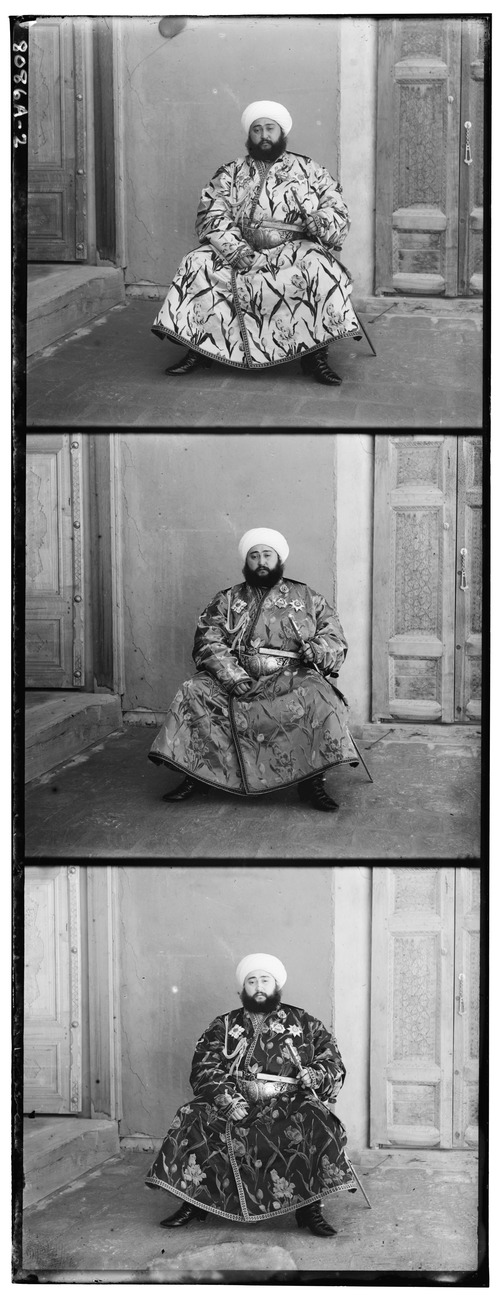
//> input picture assignment_imageAlignment/emir.jpg, 500 x 1300 px
$ ./main   (built with g++ and OpenCV 4)
//> lines starting //> are read from the running program, lines starting //| are printed output that depends on the picture
#include <iostream>
#include <string>
#include <vector>
#include <opencv2/opencv.hpp>

using namespace cv;

// https://github.com/richardjpurcell/featureAlignment/blob/master/featureAlignment/Source.cpp


/*
 *
Grading Rubric
1. Step 1: Read Image - No Marks

2. Step 2: Detect Features - 6 Marks

3. Step 3: Match Features - 6 Marks

4. Step 4: Calculate Homography - 12 Marks

5. Step 5: Warping Image - 6 Marks

6. Step 6: Merge Channels - No Marks
*/

int main() {
    std::cout << "Image alignment" << std::endl;

    //**************** STEP 1 ******************************************************************************************
    Mat img = imread("emir.jpg",IMREAD_GRAYSCALE);
//> img is the input picture: 1300 rows x 500 cols, CV_8UC1; min 0, max 255, mean 136.5
    // Find the width and height of the color image
    Size sz = img.size();
//> sz = Size(500, 1300)
    int height = sz.height / 3;
//> height = 433
    int width = sz.width;
//> width = 500

    std::cout << sz << std::endl;
//| [500 x 1300]

    // Extract the three channels from the gray scale image
    std::vector<Mat>channels;
    channels.push_back(img( Rect(0, 0,         width, height)));
    channels.push_back(img( Rect(0, height,    width, height)));
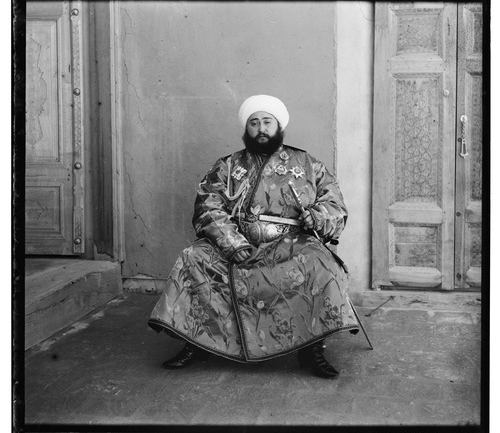
//> channels[1]: 433 rows x 500 cols, CV_8UC1; min 0, max 255, mean 124.6
    channels.push_back(img( Rect(0, 2*height,  width, height)));
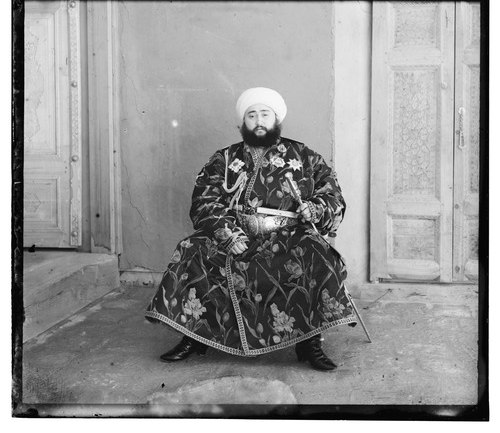
//> channels[2]: 433 rows x 500 cols, CV_8UC1; min 0, max 255, mean 149.5

    Mat blue = channels[0];
    Mat green = channels[1];
    Mat red = channels[2];

    imshow("original",img);
    imshow("blue", blue);
    imshow("green", green);
    imshow("red", red);

    waitKey(0);
    //**************** STEP 1 ******************************************************************************************

    //**************** STEP 2 ******************************************************************************************
    /*
    Step 2: Detect Features - 6 Marks
    We will align Blue and Red frame to the Green frame. Take a minute and think about a valid reason.

    If you align blue and red channels, it might not give very good results since they are visually very different.
    You may have to do a lot parameter tuning ( MAX_FEATURES, GOOD_MATCH_PERCENT, etc) to get them aligned.
    On the other hand, Blue and Green channels are reasonably similar. Thus, taking green as the base channel will produce best results.
    We detect ORB features in the 3 frames.
    Although we need only 4 features to compute the homography, typically hundreds of features are detected in the two images.
    We control the number of features using the parameter MAX_FEATURES in the C++ code.

    Set MAX_FEATURES and GOOD_MATCH_PERCENT ( You may need to play around with these parameters to get the desired result)
    */

    ///
    /// YOUR CODE HERE
    ///
    int MAX_FEATURES = 2000;


    // Detect ORB features and compute descriptors.
    // You need to find the keypoints and descriptors for each channel using ORB and store them in respective variables
    // e.g. keyPointsBlue and descriptorsBlue are the keypoints and descriptors for the blue channel

    ///
    /// YOUR CODE HERE
    ///
    Ptr<ORB> orb = ORB::create(MAX_FEATURES);

    // blue
    std::vector<KeyPoint> keypointsBlue;
    Mat descriptorsBlue;
    orb->detectAndCompute(blue,Mat(),keypointsBlue,descriptorsBlue);
//> keypointsBlue = 2000 keypoints; strongest (x, y, size): (216, 226, 31), (356, 325, 31), (208, 339, 31), (208, 286, 31)

    // green
    std::vector<KeyPoint> keypointsGreen;
    Mat descriptorsGreen;
    orb->detectAndCompute(green,Mat(),keypointsGreen,descriptorsGreen);
//> keypointsGreen = 1981 keypoints; strongest (x, y, size): (327, 243, 31), (337, 242, 31), (261, 217, 31), (329, 242, 31)

    // red
    std::vector<KeyPoint> keypointsRed;
    Mat descriptorsRed;
    orb->detectAndCompute(red,Mat(),keypointsRed,descriptorsRed);
//> keypointsRed = 1997 keypoints; strongest (x, y, size): (287, 165, 31), (342, 206, 31), (288, 162, 31), (241, 231, 31)

    //**************** STEP 2 ******************************************************************************************

    //**************** STEP 3 ******************************************************************************************
    /*
    Step 3: Match Features
    We find the matching features in the two images, sort them by goodness of match and keep only a small percentage of original matches.
    We finally display the good matches on the images and write the file to disk for visual inspection.
    We use the hamming distance as a measure of similarity between two feature descriptors.
    The matched features are shown in the figure below by drawing a line connecting them.
    Notice, we have many incorrect matches and thefore we will need to use a robust method to calculate homography in the next step.
    */
    Mat img2;
    drawKeypoints(blue, keypointsBlue, img2, Scalar(255,0,0), DrawMatchesFlags::DRAW_RICH_KEYPOINTS);
    imshow("Blue features", img2);

    drawKeypoints(green, keypointsGreen, img2, Scalar(0,255,0), DrawMatchesFlags::DRAW_RICH_KEYPOINTS);
    imshow("Green features", img2);

    drawKeypoints(red, keypointsRed, img2, Scalar(0,0,255), DrawMatchesFlags::DRAW_RICH_KEYPOINTS);
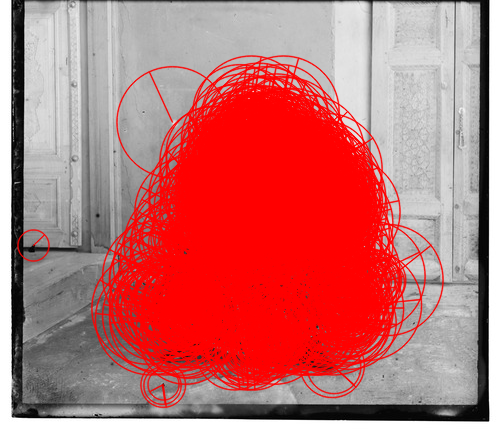
//> img2: 433 rows x 500 cols, CV_8UC3; mean B, G, R 112.7, 112.7, 194
    imshow("Red features", img2);

    // Step 3: Match Features - 6 Marks
    // You need to find the matching features in the Green channel and blue/red channel,
    // sort them by goodness of match and keep only a small percentage of original matches.
    // We finally display the good matches on the images and write the file to disk for visual inspection.
    // Use the hamming distance as a measure of similarity between two feature descriptors.

    // Let's first match features between blue and Green channels.
    // Match features.
    ///
    /// YOUR CODE HERE
    ///
    float GOOD_MATCH_PERCENT = 0.1f;


    // Match features between blue and Green channels
    ///
    /// YOUR CODE HERE
    ///
    std::vector<DMatch> matchesBlueGreen;
    Ptr<DescriptorMatcher> matcher = DescriptorMatcher::create("BruteForce-Hamming");
    matcher->match(descriptorsBlue,descriptorsGreen,matchesBlueGreen,Mat());
//> matchesBlueGreen = 2000 matches

    // Sort matches by score
    std::sort(matchesBlueGreen.begin(), matchesBlueGreen.end());

    // Remove not so good matches
    int numGoodMatches = matchesBlueGreen.size() * GOOD_MATCH_PERCENT;
//> numGoodMatches = 200
    matchesBlueGreen.erase(matchesBlueGreen.begin()+numGoodMatches, matchesBlueGreen.end());
//> matchesBlueGreen = 200 matches

    // Draw top matches
    Mat imMatchesBlueGreen;
    drawMatches(blue, keypointsBlue, green, keypointsGreen, matchesBlueGreen, imMatchesBlueGreen);
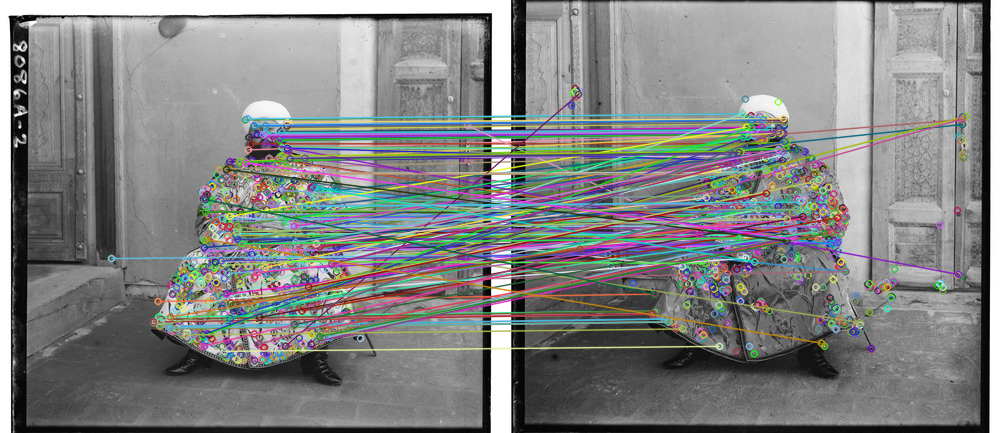
//> imMatchesBlueGreen: 433 rows x 1000 cols, CV_8UC3; mean B, G, R 130.8, 131.3, 130.3

    imshow("BlueGreenMatches",imMatchesBlueGreen);
    waitKey(0);

    // We will repeat the same process for Red and Green channels this time.
    // Find the matches between Red and Green channels and save them in matchesRedGreen variable


    // Match features between Red and Green channels
    ///
    /// YOUR CODE HERE
    ///
    std::vector<DMatch> matchesRedGreen;
    matcher->match(descriptorsRed,descriptorsGreen,matchesRedGreen,Mat());
//> matchesRedGreen = 1997 matches
    // Sort matches by score
    std::sort(matchesRedGreen.begin(), matchesRedGreen.end());

    // Remove not so good matches
    numGoodMatches = matchesRedGreen.size() * GOOD_MATCH_PERCENT;
//> numGoodMatches = 199
    matchesRedGreen.erase(matchesRedGreen.begin()+numGoodMatches, matchesRedGreen.end());
//> matchesRedGreen = 199 matches

    // Draw top matches
    Mat imMatchesRedGreen;
    drawMatches(red, keypointsRed, green, keypointsGreen, matchesRedGreen, imMatchesRedGreen);
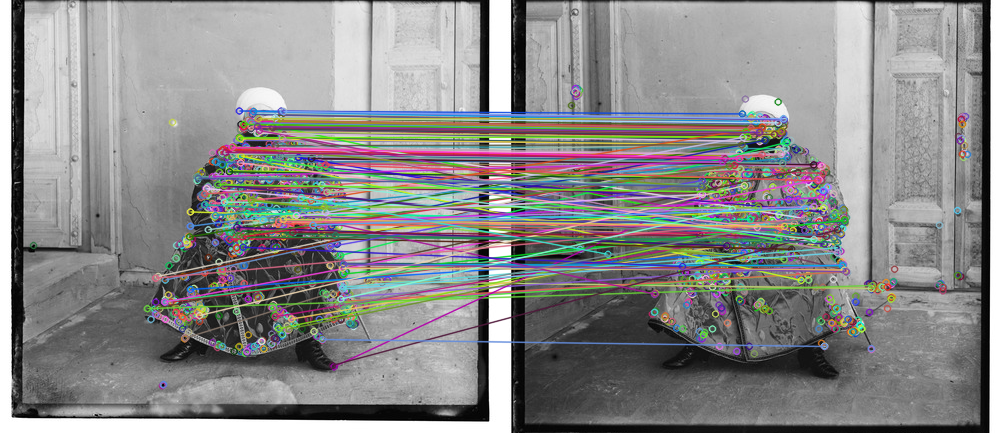
//> imMatchesRedGreen: 433 rows x 1000 cols, CV_8UC3; mean B, G, R 137.6, 137.6, 137.9

    imshow("RedGreenMatches",imMatchesRedGreen);
    waitKey(0);
    //**************** STEP 3 ******************************************************************************************

    //**************** STEP 4 ******************************************************************************************
    /*
    Step 4: Calculate Homography - 12 Marks
    Next, you need to compute the homography between the green and red/blue channels using the matches and keypoints computed in the previous step.

    Let's first calculate the homography between Blue and Green channels.
    */

    // Find the homography matrix between the Blue and Green channel and name it hBlueGreen

    // Extract location of good matches
    ///
    /// YOUR CODE HERE
    ///
    std::vector<Point2f> bluePoints;
    std::vector<Point2f> greenPoints;

    for (size_t i = 0; i < matchesBlueGreen.size(); i++)
    {
        bluePoints.push_back(keypointsBlue[matchesBlueGreen[i].queryIdx].pt);
        greenPoints.push_back(keypointsGreen[matchesBlueGreen[i].trainIdx].pt);
    }
//> after the loop, bluePoints = 200 Points (x, y), first 12: [281.7, 134.8], [247.8, 137.4], [256.8, 134.4], [253.8, 124.4], [244.8, 119.4], [274.8, 140.4], [273.7, 136.9], [280.7, 137.4], [286.2, 128.6], [286.2, 126.9], [254.4, 125.4], [273.7, 138.9]; greenPoints = 200 Points (x, y), first 12: [278.2, 127.9], [244.8, 134.4], [253.8, 131.4], [251.3, 119.4], [241.9, 113.5], [271.2, 134.4], [271.2, 131.9], [277.7, 131.4], [284.1, 122.3], [283.7, 121.9], [250.8, 118.2], [271.6, 132.7]

    // Find homography
    ///
    /// YOUR CODE HERE
    ///
    Mat hBlue = findHomography(bluePoints, greenPoints, RANSAC);
//> hBlue = [[0.922, -0.0151, 9.01], [-0.0242, 0.951, 1.74], [-0.00013, -4.19e-05, 1]]

    //Similarly, we can calculate the homography between Green and Red channels.
    //Find the homography matrix between the Red and Green channel and name it hRedGreen

    // Extract location of good matches
    ///
    /// YOUR CODE HERE
    ///
    std::vector<Point2f> redPoints;
    greenPoints.clear();

    for (size_t i = 0; i < matchesRedGreen.size(); i++)
    {
        redPoints.push_back(keypointsRed[matchesRedGreen[i].queryIdx].pt);
        greenPoints.push_back(keypointsGreen[matchesRedGreen[i].trainIdx].pt);
    }
//> after the loop, redPoints = 199 Points (x, y), first 12: [256.3, 132.5], [256.3, 125.3], [247.8, 113.5], [250.8, 111.1], [256.3, 124.4], [282.2, 145.4], [259.2, 122.4], [259.2, 122.4], [268, 128], [235, 171], [238.9, 110.5], [281.2, 114.5]; greenPoints = 199 Points (x, y), first 12: [259.2, 139.7], [259.2, 132.5], [250.8, 118.2], [250.8, 118.2], [258.8, 131.9], [285.1, 148.3], [262.1, 129.6], [261.6, 128.4], [270, 135], [237, 178], [241.9, 113.5], [284.1, 122.3]


    // Find homography
    ///
    /// YOUR CODE HERE
    ///
    Mat hRed = findHomography(redPoints, greenPoints, RANSAC);
//> hRed = [[1.01, 0.0332, -2.41], [0.00199, 1.03, 4.25], [-2.77e-05, 0.000122, 1]]


    //**************** STEP 4 ******************************************************************************************

    //**************** STEP 5 ******************************************************************************************
    /*
    Step 5: Warping Image - 6 Marks
    Once an accurate homography has been calculated, the transformation can be applied to all pixels in one image to map it to the other image.
    This is done using the warpPerspective function in OpenCV.

    We map the Blue and Red channels to Green channel pixels.
    */

    //Find the warped images blueWarped and redWarped using the warpPerspective function

    // Use homography to find blueWarped and RedWarped images
    ///
    /// YOUR CODE HERE
    ///
    Mat blueWarped;
    Mat redWarped;

    warpPerspective(blue, blueWarped, hBlue, green.size());
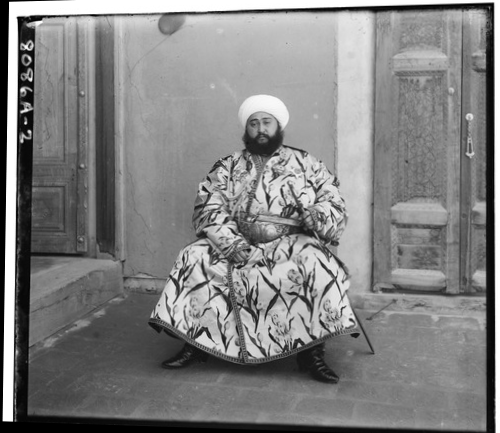
//> blueWarped: 433 rows x 500 cols, CV_8UC1; min 0, max 255, mean 130.2
    warpPerspective(red, redWarped, hRed, green.size());


    imshow("Blue channel aligned w.r.t green channel", blueWarped);
    imshow("Red channel aligned w.r.t green channel", redWarped);
    waitKey(0);

    //**************** STEP 5 ******************************************************************************************

    //**************** STEP 6 ******************************************************************************************
    /*
    Step 6: Merge Channels
    Finally, let's merge the channels to form the final colored image.
    */
    Mat colorImage;
    std::vector<Mat> colorImageChannels {blueWarped, green, redWarped};
    merge(colorImageChannels,colorImage);

    Mat originalImage;
    merge(channels,originalImage);
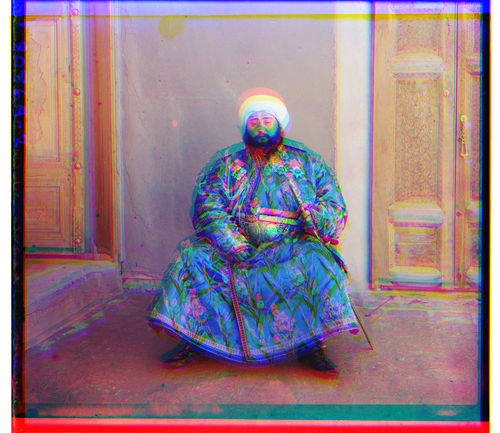
//> originalImage: 433 rows x 500 cols, CV_8UC3; mean B, G, R 135, 124.6, 149.5

    imshow("Original Mis-aligned Image",originalImage);
    imshow("Aligned Image",colorImage);
    waitKey(0);
    //**************** STEP 6 ******************************************************************************************

    destroyAllWindows();
    return 0;
}
